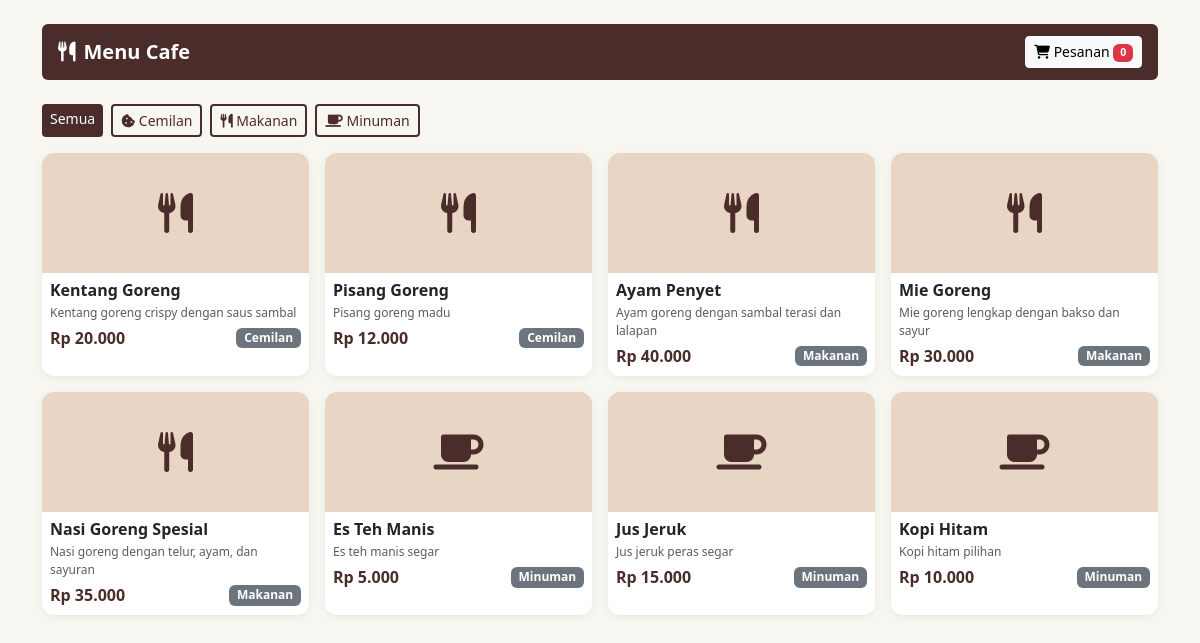
Page /menu.php on the committed database.
### tables this page shows
CREATE TABLE kategori (
    id INT AUTO_INCREMENT PRIMARY KEY,
    nama VARCHAR(100) NOT NULL,
    icon VARCHAR(50) DEFAULT 'fa-utensils'
);

CREATE TABLE menu (
    id INT AUTO_INCREMENT PRIMARY KEY,
    kategori_id INT NOT NULL,
    nama VARCHAR(200) NOT NULL,
    harga DECIMAL(12,2) NOT NULL,
    deskripsi TEXT,
    gambar VARCHAR(255) DEFAULT '',
    tersedia TINYINT(1) DEFAULT 1,
    created_at TIMESTAMP DEFAULT CURRENT_TIMESTAMP,
    FOREIGN KEY (kategori_id) REFERENCES kategori(id) ON DELETE CASCADE
);

### config/functions.php (called while the page is built, shortened)
<?php
function rupiah($angka) {
    return 'Rp ' . number_format($angka, 0, ',', '.');
}

### menu.php (the view, shortened to what this page needs)
<?php
include 'config/database.php';
include 'config/functions.php';
include 'includes/header.php';
$kat_id = (int)($_GET['kategori'] ?? 0);
$where = $kat_id ? "WHERE m.kategori_id=$kat_id AND m.tersedia=1" : "WHERE m.tersedia=1";
$menu = mysqli_query($con, "SELECT m.*, k.nama as kategori FROM menu m LEFT JOIN kategori k ON m.kategori_id=k.id $where ORDER BY k.nama, m.nama");
$kategori = mysqli_query($con, "SELECT * FROM kategori ORDER BY nama");
?>
<div class="container py-4">
    <nav class="navbar navbar-cafe rounded mb-4 px-3 py-2">
        <span class="navbar-brand mb-0"><i class="fas fa-utensils me-2"></i>Menu Cafe</span>
        <a href="order.php" class="btn btn-light btn-sm position-relative">
            <i class="fas fa-shopping-cart"></i> Pesanan
            <span class="badge bg-danger" id="cartCount">0</span>
        </a>
    </nav>
    <div class="d-flex gap-2 mb-3 flex-wrap">
        <a href="menu.php" class="btn btn-sm <?= !$kat_id?'btn-cafe':'btn-cafe-outline' ?>">Semua</a>
        <?php mysqli_data_seek($kategori, 0); while ($k = mysqli_fetch_assoc($kategori)): ?>
        <a href="menu.php?kategori=<?= $k['id'] ?>" class="btn btn-sm <?= $kat_id==$k['id']?'btn-cafe':'btn-cafe-outline' ?>">
            <i class="fas <?= $k['icon'] ?>"></i> <?= $k['nama'] ?>
        </a>
        <?php endwhile; ?>
    </div>
    <div class="row g-3">
        <?php while ($m = mysqli_fetch_assoc($menu)): ?>
        <div class="col-6 col-md-4 col-lg-3">
            <div class="card card-menu h-100" onclick="tambahKeranjang(<?= $m['id'] ?>, '<?= addslashes($m['nama']) ?>', <?= $m['harga'] ?>)">
                <div class="card-img-top" style="height:120px;overflow:hidden;background:#e8d5c4;">
                    <?php if ($m['gambar']): ?>
                    <img src="<?= $m['gambar'] ?>" style="width:100%;height:100%;object-fit:cover;">
                    <?php else: ?>
                    <div class="d-flex align-items-center justify-content-center h-100">
                        <i class="fas fa-<?= $m['kategori_id']==2?'coffee':'utensils' ?>" style="font-size:2.5rem;color:#4a2c2a;"></i>
                    </div>
                    <?php endif; ?>
                </div>
                <div class="card-body p-2">
                    <h6 class="fw-bold mb-1"><?= $m['nama'] ?></h6>
                    <p class="text-muted mb-1" style="font-size:0.75rem;"><?= $m['deskripsi'] ?></p>
                    <div class="d-flex justify-content-between align-items-center">
                        <span class="fw-bold" style="color:#4a2c2a;"><?= rupiah($m['harga']) ?></span>
                        <span class="badge bg-secondary"><?= $m['kategori'] ?></span>
                    </div>
                </div>
            </div>
        </div>
        <?php endwhile; ?>
    </div>
</div>
<?php include 'includes/footer.php'; ?>

### includes/header.php (shortened to what this page needs)
<!DOCTYPE html>
<html lang="id">
<head>
    <link href="https://cdn.jsdelivr.net/npm/bootstrap@5.3.2/dist/css/bootstrap.min.css" rel="stylesheet">
    <link rel="stylesheet" href="https://cdnjs.cloudflare.com/ajax/libs/font-awesome/6.5.1/css/all.min.css">
</head>
<body>

### includes/footer.php (shortened to what this page needs)
</body>
</html>

### includes/header.php (style rules this page uses)
body { background: #f8f6f0; font-family: 'Segoe UI', system-ui, sans-serif; }
.navbar-cafe { background: #4a2c2a; color: #fff; }
.navbar-cafe .navbar-brand { font-weight: 700; color: #fff; }
.card-menu { border: none; border-radius: 12px; box-shadow: 0 2px 8px rgba(0,0,0,0.06); transition: transform .2s; cursor: pointer; }
.card-menu .card-img-top { height: 140px; object-fit: cover; border-radius: 12px 12px 0 0; background: #e8d5c4; display: flex; align-items: center; justify-content: center; font-size: 2.5rem; color: #4a2c2a; }
.btn-cafe { background: #4a2c2a; color: #fff; border: none; }
.btn-cafe-outline { border: 2px solid #4a2c2a; color: #4a2c2a; background: transparent; }

### rows in the picture
kategori: nama "Cemilan"
kategori: nama "Makanan"
kategori: nama "Minuman"
menu: nama "Kentang Goreng", deskripsi "Kentang goreng crispy dengan saus sambal", harga "Rp 20.000", kategori.nama "Cemilan"
menu: nama "Pisang Goreng", deskripsi "Pisang goreng madu", harga "Rp 12.000", kategori.nama "Cemilan"
menu: nama "Ayam Penyet", deskripsi "Ayam goreng dengan sambal terasi dan lalapan", harga "Rp 40.000", kategori.nama "Makanan"
menu: nama "Mie Goreng", deskripsi "Mie goreng lengkap dengan bakso dan sayur", harga "Rp 30.000", kategori.nama "Makanan"
menu: nama "Nasi Goreng Spesial", deskripsi "Nasi goreng dengan telur, ayam, dan sayuran", harga "Rp 35.000", kategori.nama "Makanan"
menu: nama "Es Teh Manis", deskripsi "Es teh manis segar", harga "Rp 5.000", kategori.nama "Minuman"
menu: nama "Jus Jeruk", deskripsi "Jus jeruk peras segar", harga "Rp 15.000", kategori.nama "Minuman"
menu: nama "Kopi Hitam", deskripsi "Kopi hitam pilihan", harga "Rp 10.000", kategori.nama "Minuman"
